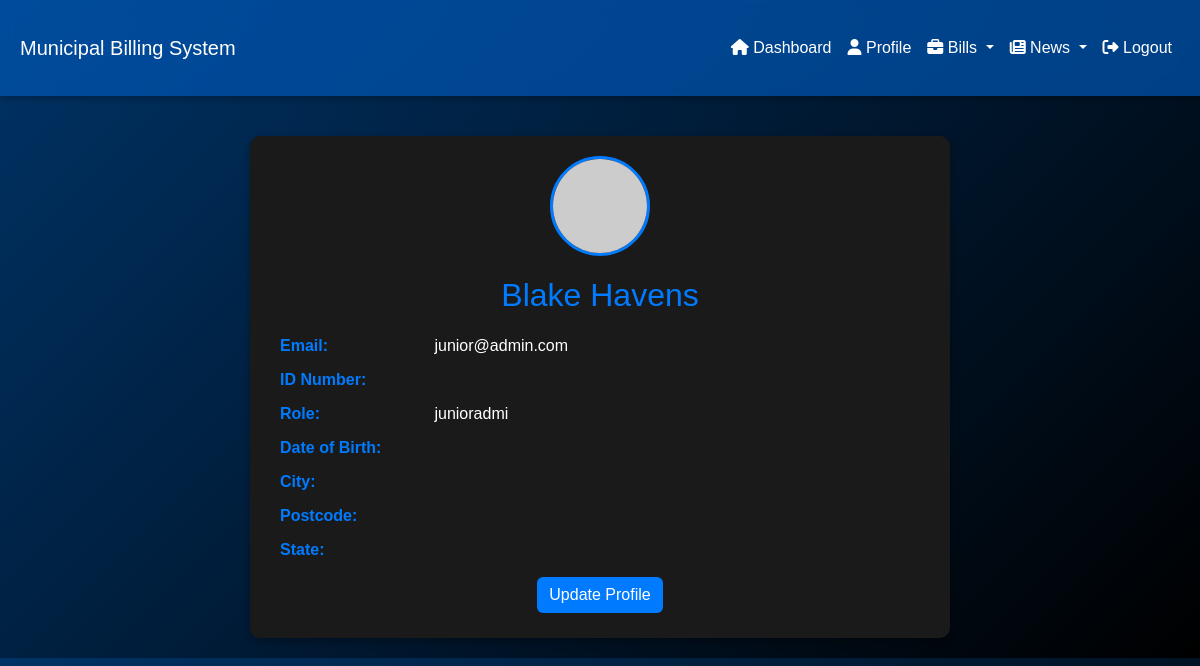
Screenshot of /profile.php (signed in) with the database file from the repository.
### tables this page shows
CREATE TABLE `users` (
  `id` int(11) NOT NULL,
  `email` varchar(255) NOT NULL,
  `password` varchar(255) NOT NULL,
  `role` varchar(10) NOT NULL DEFAULT 'admin',
  `id_number` varchar(20) DEFAULT NULL,
  `first_name` varchar(50) DEFAULT NULL,
  `last_name` varchar(50) DEFAULT NULL,
  `user_type` enum('residential','commercial','industrial') NOT NULL DEFAULT 'residential',
  `meter_number` varchar(255) NOT NULL,
  `usage_amount` decimal(10,2) DEFAULT 0.00,
  `date_of_birth` date DEFAULT NULL,
  `city` varchar(100) DEFAULT NULL,
  `postcode` varchar(20) DEFAULT NULL,
  `state` varchar(50) DEFAULT NULL
);

### profile.php (the view, shortened to what this page needs)
<?php
$servername = "localhost";
$username = "root";
$password = "";
$dbname = "municipal_billing";
$conn = new mysqli($servername, $username, $password, $dbname);
$user_id = $_SESSION['user_id'];
$stmt = $conn->prepare("SELECT email, id_number, first_name, last_name, role, date_of_birth, city, postcode, state FROM users WHERE id = ?");
$stmt->bind_param("i", $user_id);
$stmt->execute();
$stmt->bind_result($email, $id_number, $first_name, $last_name, $role, $date_of_birth, $city, $postcode, $state);
?>
<!DOCTYPE html>
<html lang="en">
<head>
    <link href="https://cdn.jsdelivr.net/npm/bootstrap@5.3.0/dist/css/bootstrap.min.css" rel="stylesheet">
    <link rel="stylesheet" href="https://cdnjs.cloudflare.com/ajax/libs/font-awesome/6.1.1/css/all.min.css">
</head>
<body>
    <nav class="navbar navbar-expand-lg navbar-dark">
        <div class="container-fluid">
            <a class="navbar-brand" href="home.php">Municipal Billing System</a>
            <div class="collapse navbar-collapse" id="navbarNav">
                <ul class="navbar-nav ms-auto">
                    <li class="nav-item">
                        <a class="nav-link" href="dashboard.php"><i class="fas fa-home"></i> Dashboard</a>
                    </li>
                    <li class="nav-item">
                        <a class="nav-link active" href="profile.php"><i class="fas fa-user"></i> Profile</a>
                    </li>
                    <li class="nav-item dropdown">
                        <a class="nav-link dropdown-toggle" href="#" id="navbarDropdown" role="button" data-bs-toggle="dropdown" aria-expanded="false">
                            <i class="fas fa-briefcase"></i> Bills
                        </a>
                    </li>
                    <li class="nav-item dropdown">
                        <a class="nav-link dropdown-toggle" href="#" id="navbarDropdown" role="button" data-bs-toggle="dropdown" aria-expanded="false">
                            <i class="fas fa-newspaper"></i> News
                        </a>
                    </li>
                    <li class="nav-item">
                        <a class="nav-link" href="logout.php"><i class="fas fa-sign-out-alt"></i> Logout</a>
                    </li>
                </ul>
            </div>
        </div>
    </nav>
    <div class="container-fluid">
        <div class="profile-container">
            <div class="profile-image">
                <img src="https://via.placeholder.com/100" alt="User Image">
            </div>
            <h2><?= htmlspecialchars($first_name) . ' ' . htmlspecialchars($last_name) ?></h2>
            <div class="info">
                <strong>Email:</strong> <?= htmlspecialchars($email) ?>
            </div>
            <div class="info">
                <strong>ID Number:</strong> <?= htmlspecialchars($id_number) ?>
            </div>
            <div class="info">
                <strong>Role:</strong> <?= htmlspecialchars($role) ?>
            </div>
            <div class="info">
                <strong>Date of Birth:</strong> <?= htmlspecialchars($date_of_birth) ?>
            </div>
            <div class="info">
                <strong>City:</strong> <?= htmlspecialchars($city) ?>
            </div>
            <div class="info">
                <strong>Postcode:</strong> <?= htmlspecialchars($postcode) ?>
            </div>
            <div class="info">
                <strong>State:</strong> <?= htmlspecialchars($state) ?>
            </div>
            <a href="update_profile.php" class="btn btn-primary">Update Profile</a>
        </div>
    </div>
</body>
</html>

### profile.php (style rules this page uses)
body { font-family: Arial, sans-serif; background: linear-gradient(135deg, #003366, #000000); color: #fff; padding: 0; margin: 0; }
.navbar { background: rgba(0, 86, 179, 0.7); backdrop-filter: blur(10px); box-shadow: 0 4px 6px rgba(0, 0, 0, 0.2); }
.navbar .navbar-brand { color: #fff; }
.navbar .navbar-nav .nav-link { color: #fff; }
.container-fluid { padding: 20px; }
.profile-container { max-width: 700px; margin: 0 auto; background: #1a1a1a; border-radius: 10px; box-shadow: 0 4px 8px rgba(0, 0, 0, 0.3); padding: 20px; text-align: center; margin-top: 20px; }
.profile-container h2 { margin-bottom: 20px; color: #007bff; }
.profile-container .profile-image { margin-bottom: 20px; }
.profile-container img { border-radius: 50%; width: 100px; height: 100px; border: 3px solid #007bff; }
.profile-container .info { margin-bottom: 10px; text-align: left; padding: 0 10px; }
.profile-container .info strong { display: inline-block; width: 150px; color: #007bff; }
.profile-container .btn-primary { background-color: #007bff; border: none; margin: 5px; transition: background 0.3s; }

### rows the page displays
users: first_name "Blake", last_name "Havens", email "junior@admin.com", role "junioradmi"
